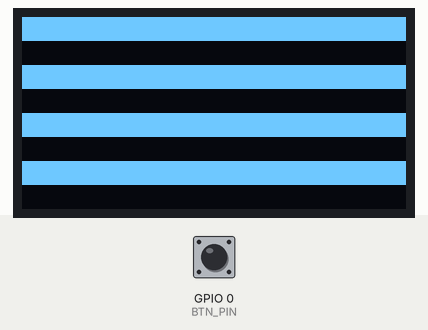
Bench run of a sketch on a simulated ESP32-S3. Parts: 128×64 one-colour display. Wiring (inferred from the names in the program): SSD1306 OLED at I2C address 0x3C. The inputs (shaded band) are chosen by the test bench; at power-on: GPIO 0 (BTN_PIN) HIGH. I2S audio is not simulated (input reads silence); what the sketch prints to the serial monitor is not drawn.

Above: at 1.0 s.
At 5.6 s:
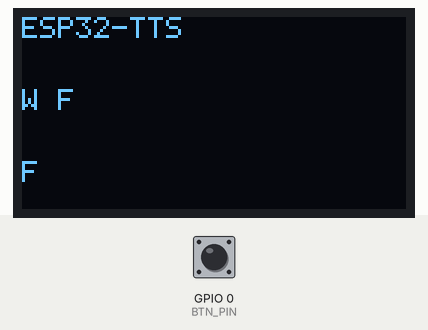
5.7 s: GPIO 0 (BTN_PIN) pulled LOW for 0.15 s
At 7.0 s:
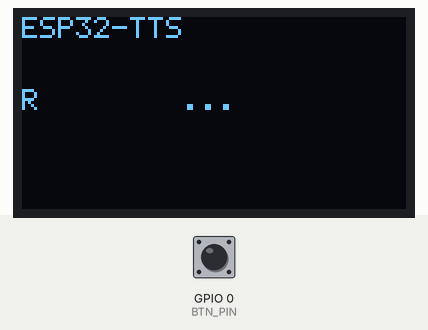
8.8 s: GPIO 0 (BTN_PIN) pulled LOW for 1 s
At 12.6 s:
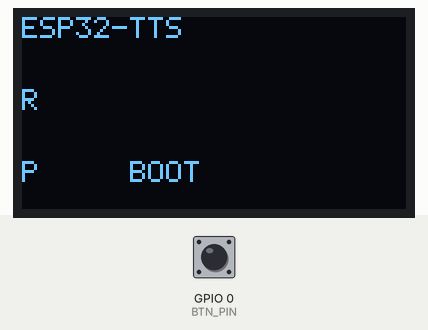
12.8 s: GPIO 0 (BTN_PIN) pulled LOW for 3.2 s
At 22.3 s:
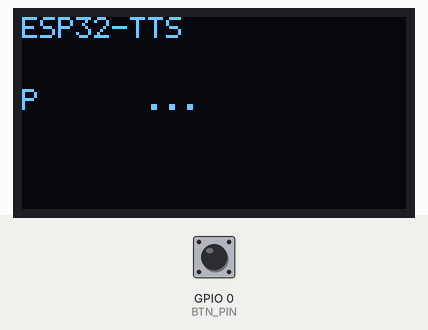
Timing chart, 0 to 23.8 s (numbered marks = the images above; inputs shaded):
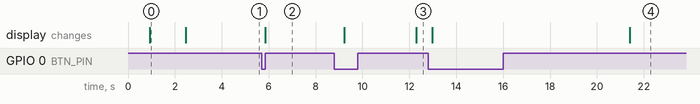

Measured:
- after the input at 5.7 s, the display: changes after 0.16 s (image 2)
- after the input at 12.8 s, the display: first changes after 0.18 s (image 4 shows a later state)
- what the display in image 0 shows lasts 1.6 s, from 0.9 s to 2.5 s

The sketch:

esp32-tts.ino
```cpp
#include <Arduino.h>
#include <Wire.h>
#include "AudioManager.h"
#include "OledDisplay.h"
#include "WiFiManager.h"

// BTN_PIN defined in AudioManager.h

enum State { IDLE, RECORDING, PLAYING };
static State state = IDLE;
static unsigned long btn_debounce = 0;

static void handle_button()
{
    static int last = HIGH;
    int btn = digitalRead(BTN_PIN);
    if (last == HIGH && btn == LOW && millis() - btn_debounce > 300) {
        btn_debounce = millis();
        if (state == IDLE) {
            state = RECORDING;
        } else if (state == RECORDING) {
            AudioManager.stop_recording();
            state = PLAYING;
        }
    }
    last = btn;
}

static void scan_i2c()
{
    Serial.println("Scanning I2C...");
    for (uint8_t addr = 1; addr < 127; addr++) {
        Wire.beginTransmission(addr);
        if (Wire.endTransmission() == 0) {
            Serial.printf("  Found device at 0x%02X\n", addr);
        }
    }
    Serial.println("Scan done");
}

void setup()
{
    Serial.begin(115200);
    delay(500);
    Serial.println("ESP32-S3 Audio Recorder");

    if (!AudioManager.init()) {
        Serial.println("Audio init failed!");
        while (1) delay(100);
    }

    Wire.begin(18, 14);
    delay(100);
    scan_i2c();

    OledDisplay.init();
    OledDisplay.test_fill();
    OledDisplay.show("ESP32 Recorder", "Press BOOT");

    Serial.println("Connecting to WiFi...");
    OledDisplay.show("WiFi", "Connecting...");
    wifi_init();
    wifi_wait_connected(10000);
    OledDisplay.show("WiFi", wifi_is_connected() ? "Connected" : "Failed");
    delay(1000);

    Serial.println("Playing test tone (1kHz)...");
    AudioManager.play_tone(1000, 1000);
    Serial.println("Test tone done");

    pinMode(BTN_PIN, INPUT_PULLUP);
}

void loop()
{
    handle_button();

    switch (state) {
        case IDLE:
            break;

        case RECORDING:
            OledDisplay.show("Recording...", "");
            AudioManager.record();
            delay(200);
            state = PLAYING;
            break;

        case PLAYING:
            OledDisplay.show("Playing...", "");
            AudioManager.play();
            OledDisplay.show("Ready", "Press BOOT");
            state = IDLE;
            break;
    }

    delay(50);
}
```

AudioManager.cpp
```cpp
#include "AudioManager.h"
#include <Arduino.h>
#include <driver/i2s.h>
#include <math.h>

#define MIC_WS   15
#define MIC_SCK  16
#define MIC_SD   17

#define SPK_BCLK 4
#define SPK_LRC  3
#define SPK_DIN  7

#define SAMPLE_RATE    44100
#define RECORD_SECONDS 5
#define BUFFER_SAMPLES (SAMPLE_RATE * RECORD_SECONDS)

AudioManagerClass AudioManager;

bool AudioManagerClass::init()
{
    max_samples = BUFFER_SAMPLES;
    buffer = (int16_t *)ps_malloc(max_samples * sizeof(int16_t));
    if (!buffer) {
        Serial.println("PSRAM alloc failed!");
        return false;
    }
    Serial.printf("Buffer: %u bytes in PSRAM\n", max_samples * sizeof(int16_t));
    return true;
}

void AudioManagerClass::record()
{
    if (recording) return;

    i2s_config_t cfg = {
        .mode = (i2s_mode_t)(I2S_MODE_MASTER | I2S_MODE_RX),
        .sample_rate = SAMPLE_RATE,
        .bits_per_sample = I2S_BITS_PER_SAMPLE_16BIT,
        .channel_format = I2S_CHANNEL_FMT_ONLY_LEFT,
        .communication_format = (i2s_comm_format_t)I2S_COMM_FORMAT_STAND_I2S,
        .intr_alloc_flags = ESP_INTR_FLAG_LEVEL1,
        .dma_buf_count = 8,
        .dma_buf_len = 128,
        .use_apll = true,
        .tx_desc_auto_clear = false,
        .fixed_mclk = 0,
    };

    i2s_pin_config_t pins = {
        .mck_io_num = I2S_PIN_NO_CHANGE,
        .bck_io_num = MIC_SCK,
        .ws_io_num = MIC_WS,
        .data_out_num = I2S_PIN_NO_CHANGE,
        .data_in_num = MIC_SD,
    };

    if (i2s_driver_install(I2S_NUM_0, &cfg, 0, NULL) != ESP_OK) {
        Serial.println("I2S install failed");
        return;
    }
    i2s_set_pin(I2S_NUM_0, &pins);
    i2s_start(I2S_NUM_0);

    recording = true;
    num_samples = 0;

    while (digitalRead(BTN_PIN) == LOW) delay(10);

    while (recording && num_samples < max_samples) {
        size_t to_read = min((size_t)512, max_samples - num_samples);
        size_t bytes_read = 0;
        esp_err_t err = i2s_read(I2S_NUM_0, buffer + num_samples,
                                 to_read * sizeof(int16_t), &bytes_read,
                                 pdMS_TO_TICKS(100));
        if (err == ESP_OK) {
            num_samples += bytes_read / sizeof(int16_t);
        }
        if (digitalRead(BTN_PIN) == LOW) {
            delay(30);
            if (digitalRead(BTN_PIN) == LOW) {
                recording = false;
            }
        }
    }

    i2s_stop(I2S_NUM_0);
    i2s_driver_uninstall(I2S_NUM_0);
    recording = false;
    Serial.printf("Recorded %u samples\n", (unsigned)num_samples);
}

void AudioManagerClass::stop_recording()
{
    recording = false;
}

bool AudioManagerClass::is_recording()
{
    return recording;
}

void AudioManagerClass::play_tone(int freq_hz, int duration_ms)
{
    int samples = SAMPLE_RATE * duration_ms / 1000;
    int16_t *tone = (int16_t *)ps_malloc(samples * sizeof(int16_t));
    if (!tone) {
        Serial.println("Tone alloc failed");
        return;
    }
    for (int i = 0; i < samples; i++) {
        float t = (float)i / SAMPLE_RATE;
        tone[i] = (int16_t)(sin(2.0 * 3.14159 * freq_hz * t) * 20000);
    }

    i2s_config_t cfg = {
        .mode = (i2s_mode_t)(I2S_MODE_MASTER | I2S_MODE_TX),
        .sample_rate = SAMPLE_RATE,
        .bits_per_sample = I2S_BITS_PER_SAMPLE_16BIT,
        .channel_format = I2S_CHANNEL_FMT_ONLY_LEFT,
        .communication_format = (i2s_comm_format_t)I2S_COMM_FORMAT_STAND_I2S,
        .intr_alloc_flags = ESP_INTR_FLAG_LEVEL1,
        .dma_buf_count = 8,
        .dma_buf_len = 128,
        .use_apll = true,
        .tx_desc_auto_clear = true,
        .fixed_mclk = 0,
    };

    i2s_pin_config_t pins = {
        .mck_io_num = I2S_PIN_NO_CHANGE,
        .bck_io_num = SPK_BCLK,
        .ws_io_num = SPK_LRC,
        .data_out_num = SPK_DIN,
        .data_in_num = I2S_PIN_NO_CHANGE,
    };

    if (i2s_driver_install(I2S_NUM_1, &cfg, 0, NULL) != ESP_OK) {
        Serial.println("Tone I2S install failed");
        free(tone);
        return;
    }
    i2s_set_pin(I2S_NUM_1, &pins);
    i2s_start(I2S_NUM_1);

    size_t written = 0;
    while (written < (size_t)samples) {
        size_t chunk = min((size_t)512, (size_t)(samples - written));
        size_t bytes_sent = 0;
        i2s_write(I2S_NUM_1, tone + written, chunk * sizeof(int16_t),
                  &bytes_sent, portMAX_DELAY);
        written += bytes_sent / sizeof(int16_t);
    }

    i2s_stop(I2S_NUM_1);
    i2s_driver_uninstall(I2S_NUM_1);
    free(tone);
    Serial.println("Tone done");
}

void AudioManagerClass::play()
{
    if (num_samples == 0) {
        Serial.println("Nothing to play");
        return;
    }
    Serial.printf("Playing %u samples. First 5: %d %d %d %d %d\n",
        (unsigned)num_samples,
        buffer[0], buffer[1], buffer[2], buffer[3], buffer[4]);

    i2s_config_t cfg = {
        .mode = (i2s_mode_t)(I2S_MODE_MASTER | I2S_MODE_TX),
        .sample_rate = SAMPLE_RATE,
        .bits_per_sample = I2S_BITS_PER_SAMPLE_16BIT,
        .channel_format = I2S_CHANNEL_FMT_ONLY_LEFT,
        .communication_format = (i2s_comm_format_t)I2S_COMM_FORMAT_STAND_I2S,
        .intr_alloc_flags = ESP_INTR_FLAG_LEVEL1,
        .dma_buf_count = 8,
        .dma_buf_len = 128,
        .use_apll = true,
        .tx_desc_auto_clear = true,
        .fixed_mclk = 0,
    };

    i2s_pin_config_t pins = {
        .mck_io_num = I2S_PIN_NO_CHANGE,
        .bck_io_num = SPK_BCLK,
        .ws_io_num = SPK_LRC,
        .data_out_num = SPK_DIN,
        .data_in_num = I2S_PIN_NO_CHANGE,
    };

    if (i2s_driver_install(I2S_NUM_1, &cfg, 0, NULL) != ESP_OK) {
        Serial.println("SPK I2S install failed");
        return;
    }
    i2s_set_pin(I2S_NUM_1, &pins);
    i2s_start(I2S_NUM_1);

    size_t written = 0;
    int16_t gain_buf[512];
    while (written < num_samples) {
        size_t chunk = min((size_t)512, num_samples - written);
        for (size_t i = 0; i < chunk; i++) {
            int32_t s = buffer[written + i] * 16;
            if (s > 32767) s = 32767;
            if (s < -32768) s = -32768;
            gain_buf[i] = (int16_t)s;
        }
        size_t bytes_sent = 0;
        i2s_write(I2S_NUM_1, gain_buf, chunk * sizeof(int16_t),
                  &bytes_sent, portMAX_DELAY);
        written += bytes_sent / sizeof(int16_t);
    }

    i2s_stop(I2S_NUM_1);
    i2s_driver_uninstall(I2S_NUM_1);
    Serial.println("Playback done");
}
```

AudioManager.h
```cpp
#pragma once
#include <Arduino.h>

#define BTN_PIN 0

class AudioManagerClass {
public:
    bool init();
    void record();
    void stop_recording();
    bool is_recording();
    void play();
    void play_tone(int freq_hz, int duration_ms);

private:
    int16_t *buffer = nullptr;
    size_t num_samples = 0;
    size_t max_samples = 0;
    volatile bool recording = false;
};

extern AudioManagerClass AudioManager;
```

OledDisplay.cpp
```cpp
#include "OledDisplay.h"
#include <Arduino.h>
#include <Wire.h>

#define OLED_ADDR   0x3C
#define OLED_WIDTH  128
#define OLED_HEIGHT 64
#define FONT_W      6
#define FONT_H      8

OledDisplayClass OledDisplay;

static const uint8_t font[95][6] = {
    {0x00,0x00,0x00,0x00,0x00,0x00},
    {0x00,0x00,0x5F,0x00,0x00,0x00},
    {0x00,0x07,0x00,0x07,0x00,0x00},
    {0x14,0x7F,0x14,0x7F,0x14,0x00},
    {0x24,0x2A,0x7F,0x2A,0x12,0x00},
    {0x23,0x13,0x08,0x64,0x62,0x00},
    {0x36,0x49,0x55,0x22,0x50,0x00},
    {0x00,0x05,0x03,0x00,0x00,0x00},
    {0x00,0x1C,0x22,0x41,0x00,0x00},
    {0x00,0x41,0x22,0x1C,0x00,0x00},
    {0x08,0x2A,0x1C,0x2A,0x08,0x00},
    {0x08,0x08,0x3E,0x08,0x08,0x00},
    {0x00,0x50,0x30,0x00,0x00,0x00},
    {0x08,0x08,0x08,0x08,0x08,0x00},
    {0x00,0x60,0x60,0x00,0x00,0x00},
    {0x20,0x10,0x08,0x04,0x02,0x00},
    {0x3E,0x51,0x49,0x45,0x3E,0x00},
    {0x00,0x42,0x7F,0x40,0x00,0x00},
    {0x42,0x61,0x51,0x49,0x46,0x00},
    {0x21,0x41,0x45,0x4B,0x31,0x00},
    {0x18,0x14,0x12,0x7F,0x10,0x00},
    {0x27,0x45,0x45,0x45,0x39,0x00},
    {0x3C,0x4A,0x49,0x49,0x30,0x00},
    {0x01,0x71,0x09,0x05,0x03,0x00},
    {0x36,0x49,0x49,0x49,0x36,0x00},
    {0x06,0x49,0x49,0x29,0x1E,0x00},
    {0x00,0x00,0x14,0x00,0x00,0x00},
    {0x00,0x40,0x34,0x00,0x00,0x00},
    {0x00,0x08,0x14,0x22,0x41,0x00},
    {0x14,0x14,0x14,0x14,0x14,0x00},
    {0x41,0x22,0x14,0x08,0x00,0x00},
    {0x02,0x01,0x51,0x09,0x06,0x00},
    {0x32,0x49,0x79,0x41,0x3E,0x00},
    {0x7E,0x11,0x11,0x11,0x7E,0x00},
    {0x7F,0x49,0x49,0x49,0x36,0x00},
    {0x3E,0x41,0x41,0x41,0x22,0x00},
    {0x7F,0x41,0x41,0x22,0x1C,0x00},
    {0x7F,0x49,0x49,0x49,0x41,0x00},
    {0x7F,0x09,0x09,0x09,0x01,0x00},
    {0x3E,0x41,0x49,0x49,0x7A,0x00},
    {0x7F,0x08,0x08,0x08,0x7F,0x00},
    {0x00,0x41,0x7F,0x41,0x00,0x00},
    {0x20,0x40,0x41,0x3F,0x01,0x00},
    {0x7F,0x08,0x14,0x22,0x41,0x00},
    {0x7F,0x40,0x40,0x40,0x40,0x00},
    {0x7F,0x02,0x04,0x02,0x7F,0x00},
    {0x7F,0x04,0x08,0x10,0x7F,0x00},
    {0x3E,0x41,0x41,0x41,0x3E,0x00},
    {0x7F,0x09,0x09,0x09,0x06,0x00},
    {0x3E,0x41,0x51,0x21,0x5E,0x00},
    {0x7F,0x09,0x19,0x29,0x46,0x00},
    {0x46,0x49,0x49,0x49,0x31,0x00},
    {0x01,0x01,0x7F,0x01,0x01,0x00},
    {0x3F,0x40,0x40,0x40,0x3F,0x00},
    {0x1F,0x20,0x40,0x20,0x1F,0x00},
    {0x7F,0x20,0x18,0x20,0x7F,0x00},
    {0x63,0x14,0x08,0x14,0x63,0x00},
    {0x03,0x04,0x78,0x04,0x03,0x00},
    {0x61,0x51,0x49,0x45,0x43,0x00},
    {0x00,0x7F,0x41,0x41,0x00,0x00},
    {0x02,0x04,0x08,0x10,0x20,0x00},
    {0x00,0x41,0x41,0x7F,0x00,0x00},
    {0x04,0x02,0x01,0x02,0x04,0x00},
    {0x80,0x80,0x80,0x80,0x80,0x00},
};

void OledDisplayClass::write_cmd(uint8_t cmd)
{
    Wire.beginTransmission(OLED_ADDR);
    Wire.write(0x00);
    Wire.write(cmd);
    Wire.endTransmission();
}

void OledDisplayClass::write_data(const uint8_t *data, size_t len)
{
    for (size_t i = 0; i < len; i += 32) {
        Wire.beginTransmission(OLED_ADDR);
        Wire.write(0x40);
        size_t n = min((size_t)32, len - i);
        for (size_t j = 0; j < n; j++) Wire.write(data[i + j]);
        Wire.endTransmission();
    }
}

void OledDisplayClass::set_cursor(uint8_t page, uint8_t col)
{
    write_cmd(0xB0 + page);
    write_cmd(0x00 + (col & 0x0F));
    write_cmd(0x10 + ((col >> 4) & 0x0F));
}

void OledDisplayClass::clear()
{
    for (int p = 0; p < 8; p++) {
        set_cursor(p, 0);
        uint8_t zeros[OLED_WIDTH] = {0};
        write_data(zeros, OLED_WIDTH);
    }
}

void OledDisplayClass::test_fill()
{
    for (int p = 0; p < 8; p++) {
        set_cursor(p, 0);
        uint8_t pat[OLED_WIDTH];
        for (int i = 0; i < OLED_WIDTH; i++) {
            pat[i] = (p % 2 == 0) ? 0xFF : 0x00;
        }
        write_data(pat, OLED_WIDTH);
    }
    delay(1000);
    clear();
}

void OledDisplayClass::draw_char(uint8_t x, uint8_t page, char c)
{
    if (c < 32 || c > 126) c = ' ';
    c -= 32;
    set_cursor(page, x);
    write_data(font[(uint8_t)c], FONT_W);
}

void OledDisplayClass::draw_string(uint8_t x, uint8_t page, const char *str)
{
    while (*str) {
        if (x + FONT_W > OLED_WIDTH) break;
        draw_char(x, page, *str);
        x += FONT_W;
        str++;
    }
}

void OledDisplayClass::init()
{
    Wire.begin(18, 14);
    delay(100);

    write_cmd(0xAE);
    write_cmd(0x20); write_cmd(0x00);
    write_cmd(0xB0);
    write_cmd(0xC8);
    write_cmd(0x00); write_cmd(0x10);
    write_cmd(0x40);
    write_cmd(0x81); write_cmd(0xFF);
    write_cmd(0xA1);
    write_cmd(0xA6);
    write_cmd(0xA8); write_cmd(0x3F);
    write_cmd(0xA4);
    write_cmd(0xD3); write_cmd(0x00);
    write_cmd(0xD5); write_cmd(0xF0);
    write_cmd(0xD9); write_cmd(0x22);
    write_cmd(0xDA); write_cmd(0x12);
    write_cmd(0xDB); write_cmd(0x20);
    write_cmd(0x8D); write_cmd(0x14);
    write_cmd(0xAF);

    clear();
}

void OledDisplayClass::show(const char *line1, const char *line2)
{
    clear();
    draw_string(0, 0, "ESP32-TTS");
    if (line1) draw_string(0, 3, line1);
    if (line2) draw_string(0, 6, line2);
}
```

OledDisplay.h
```cpp
#pragma once
#include <Arduino.h>

class OledDisplayClass {
public:
    void init();
    void clear();
    void test_fill();
    void show(const char *line1, const char *line2);

private:
    void write_cmd(uint8_t cmd);
    void write_data(const uint8_t *data, size_t len);
    void set_cursor(uint8_t page, uint8_t col);
    void draw_char(uint8_t x, uint8_t page, char c);
    void draw_string(uint8_t x, uint8_t page, const char *str);
};

extern OledDisplayClass OledDisplay;
```
